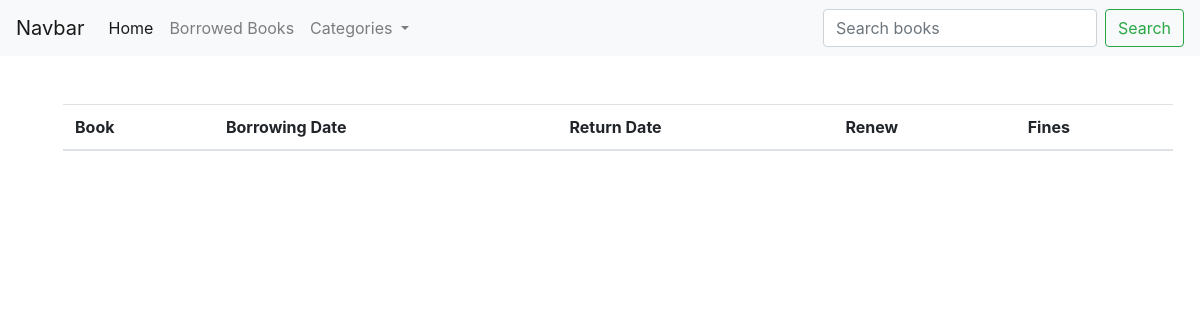
The page /borrowed_books/1 on the database as committed earlier.
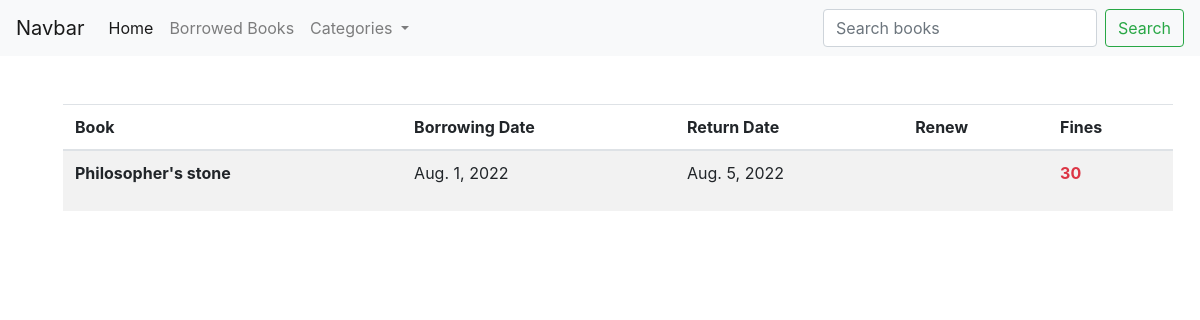
The same page on the database as committed later.
### booksTransaction/models.py (models this page shows, shortened)
class Borrowing(models.Model):
    book=models.ForeignKey(Book,on_delete=models.CASCADE)
    user=models.ForeignKey(User,on_delete=models.CASCADE)
    borrow_date=models.DateField(default=datetime.datetime.now())
    return_date=models.DateField(blank=True, null=True)
    renew_borrowing=models.BooleanField(default=False)
    fines=models.IntegerField(default=0)

### books/models.py (models this page shows, shortened)
class Book(models.Model):
    book_title=models.CharField('book_title',max_length=120)
    description=models.TextField('description',null=True)
    author_name=models.CharField('author_name',max_length=120)
    number_of_pages=models.IntegerField('number_of_pages')
    number_of_copies=models.IntegerField('number_of_copies')
    publication_year=models.IntegerField('publication_year')
    lang_id=models.ForeignKey(Language,on_delete=models.CASCADE)
    cat_id=models.ForeignKey(Category,on_delete=models.CASCADE)
    book_img=models.ImageField(null=True,blank=True,upload_to="assets/")

### booksTransaction/views.py (the view)
# urls.py: path('borrowed_books/<user_id>',booksTrans_view.borrowed_books,name="borrowed_books"),
def borrowed_books(request,user_id):
    member=User.objects.get(pk=user_id)
    borrowed_books=Borrowing.objects.filter(user=member)
    return render(request,"borrowed.html",{'books':borrowed_books,'cats':cats})

### books/models.py (called while the page is built)
    def __str__(self):
        return self.name

### booksTransaction/templates/borrowed.html (shortened to what this page needs)
{% extends 'base.html' %}
{% block content %}
<table class="table table-striped">
    <thead>
      <tr>
        <th scope="col">Book</th>
        <th scope="col">Borrowing Date</th>
        <th scope="col">Return Date</th>
        <th scope="col">Renew</th>
        <th scope="col">Fines</th>
      </tr>
    </thead>
    <tbody>
        {% for book in books %}
            <tr>
                <th scope="row">{{book.book.book_title}}</th>
                <td>{{book.borrow_date}}</td>
                <td>{{book.return_date}}</td>
                <td>
                </td>
                <td>
                    {% if book.fines > 0 %}
                        <p class="font-weight-bold text-danger">{{book.fines}}</p>
                    {% endif %}
                </td>
            </tr>
        {% endfor %}
    </tbody>
  </table>
{% endblock %}

Rows that differ between the two databases and show on the page:
added Borrowing: book.book_title "Philosopher's stone", borrow_date "Aug. 1, 2022", return_date "Aug. 5, 2022", fines "30"
